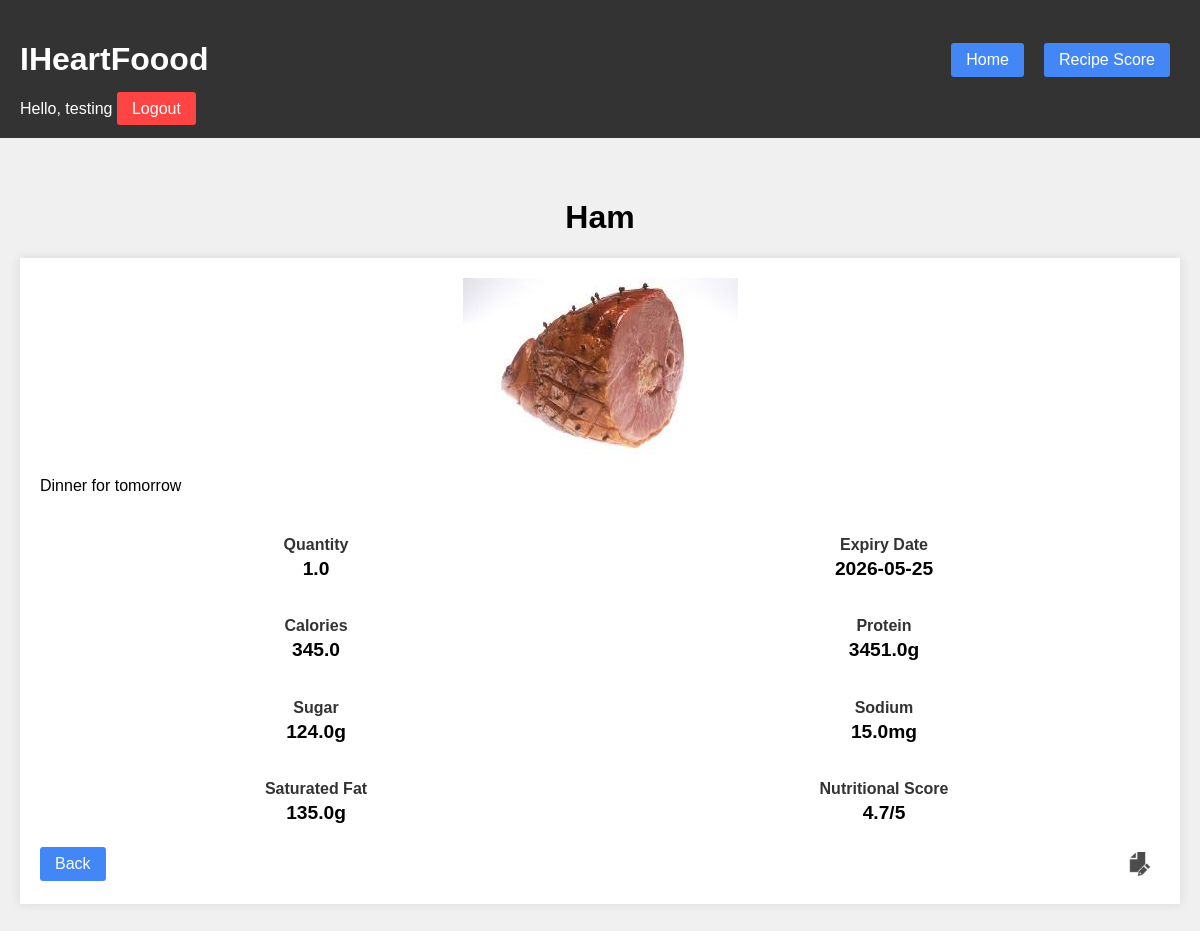
The app's page /entry/23 (signed in) with its own data.
### tables this page shows
CREATE TABLE entries (
    id INTEGER PRIMARY KEY AUTOINCREMENT,
    user_id INTEGER NOT NULL,
    title TEXT NOT NULL,
    description TEXT,
    quantity REAL,
    unit TEXT,
    expiry_date TEXT,
    calories REAL,
    protein REAL,
    sugar REAL,
    sodium REAL,
    saturated_fat REAL,
    nutrition_score REAL,
    image_path TEXT NOT NULL,
    created_at TIMESTAMP DEFAULT CURRENT_TIMESTAMP,
    FOREIGN KEY (user_id) REFERENCES users(id)
);

### app.py (the view)
@app.route('/entry/<int:entry_id>')
def entry_detail(entry_id):
    if 'user_id' not in session:
        return redirect(url_for('login'))
    db = get_db()
    entry = db.execute(
        'SELECT * FROM entries WHERE id = ? AND user_id = ?',
        (entry_id, session['user_id'])
    ).fetchone()
    if entry:
        return render_template('details.html', entry=entry)
    else:
        flash("Ingredient entry not found!", "error")
        return redirect(url_for('index'))

### app.py (called while the page is built)
def get_db():
    db = sqlite3.connect('database/photo_journal.db')
    db.row_factory = sqlite3.Row
    return db

### templates/details.html (shortened to what this page needs)
{% extends "base.html" %}
{% block content %}
{% if session['user_id'] %}
<h1 class="centered">{{ entry.title }}</h1>
<div class="entry">
    <div id="display-{{ entry.id }}">
        <img src="{{ url_for('static', filename=entry.image_path) }}" alt="{{ entry.title }}">
        <p>{{ entry.description }}</p>
        <div class="stats-grid">
            <div class="stat-block">
                <h4>Quantity</h4>
                <p>{{ entry.quantity }}</p>
            </div>
            <div class="stat-block">
                <h4>Expiry Date</h4>
                <p>{{ entry.expiry_date }}</p>
            </div>
            <div class="stat-block">
                <h4>Calories</h4>
                <p>{{ entry.calories }}</p>
            </div>
            <div class="stat-block">
                <h4>Protein</h4>
                <p>{{ entry.protein }}g</p>
            </div>
            <div class="stat-block">
                <h4>Sugar</h4>
                <p>{{ entry.sugar }}g</p>
            </div>
            <div class="stat-block">
                <h4>Sodium</h4>
                <p>{{ entry.sodium }}mg</p>
            </div>
            <div class="stat-block">
                <h4>Saturated Fat</h4>
                <p>{{ entry.saturated_fat }}g</p>
            </div>
            <div class="stat-block">
                <h4>Nutritional Score</h4>
                <p>{{ entry.nutrition_score }}/5</p>
            </div>
        </div>
        <div class="entry-footer">
            <a href="{{ url_for('index') }}" class="nav-button">Back</a>
            <button class="icon-button" onclick="showEditForm('{{ entry.id }}')" title="Edit entry">
                <img src="{{ url_for('static', filename='icons/icon-edit-64x64.png') }}" alt="Edit" class="icon">
            </button>
        </div>
    </div>
</div>
{% endif %}
{% endblock %}

### templates/base.html (shortened to what this page needs)
<!DOCTYPE html>
<html lang="en" >
<head>
    <link rel="stylesheet" href="{{url_for('static', filename='css/style.css') }}">
</head>
<body>
<div class="header">
    <div class="header-top">
        <h1>IHeartFoood</h1>
        <div class="nav-links">
            <a href="{{ url_for('index') }}" class="nav-button">Home</a>
            <a href="{{ url_for('building') }}" class="nav-button">Recipe Score</a>
        </div>
    </div>
    {% if session.user_id %}
    <div>
        Hello, {{session.username}}
        <a href="{{url_for('logout') }}" class="logout-button">Logout</a>
    </div>
    {% endif %}
</div>
        <div class="main">
        {% block content %}{% endblock %}
        </div>
</body>
</html>

### static/css/style.css (style rules this page uses)
body { margin: 0; padding: 0; font-family: Arial; background-color: #f0f0f0; }
.header { background-color: #333; color: white; padding: 20px; margin-bottom: 20px; }
.header-top { display: flex; justify-content: space-between; align-items: center; }
.nav-links { display: flex; gap: 10px; }
.nav-button { background-color: #4287f5; color: white; text-decoration: none; padding: 8px 15px; border-radius: 3px; margin-right: 10px; }
.logout-button { background-color: #ff4444; color: white; text-decoration: none; padding: 8px 15px; border-radius: 3px; }
.main { width: 1200px; max-width:1200px; margin: 0 auto; padding: 20px; }
* { box-sizing: border-box; }
input, textarea, button { width: 100%; margin-bottom: 10px; padding: 5px; }
button { background-color: #4287f5; color: white; padding: 10px; border: none; margin-top: 10px; }
.entry { background-color: white; padding: 20px; margin-bottom: 20px; box-shadow: 0 0 10px rgba(0, 0, 0, 0.1); display: flex; flex-direction: column; justify-content: space-between; }
.entry img { max-width: 100%; max-height: 400px; object-fit: contain; display: block; margin: 0 auto; }
.entry-footer { display: flex; justify-content: space-between; align-items: center; margin-top: 10px; }
.icon-button { background: none; border: none; padding: 0; margin: 0; width: 40px; height: 40px; display: flex; align-items: center; justify-content: center; cursor: pointer; }
.icon { width: 24px; height: 24px; opacity: 0.7; }
.centered { text-align: center; }
.stats-grid { display: grid; grid-template-columns: repeat(2, 1fr); gap: 16px; margin: 20px 0; text-align: center; }
.stat-block h4 { margin-bottom: 4px; color: #333; }
.stat-block p { font-size: 1.2em; font-weight: bold; margin: 0; }

### records on screen
entries: title "Ham", image_path (picture), description "Dinner for tomorrow", quantity "1.0", expiry_date "2026-05-25", calories "345.0", protein "3451.0", sugar "124.0", sodium "15.0", saturated_fat "135.0", nutrition_score "4.7"

### other values on screen
{{ session.username }} "testing"
